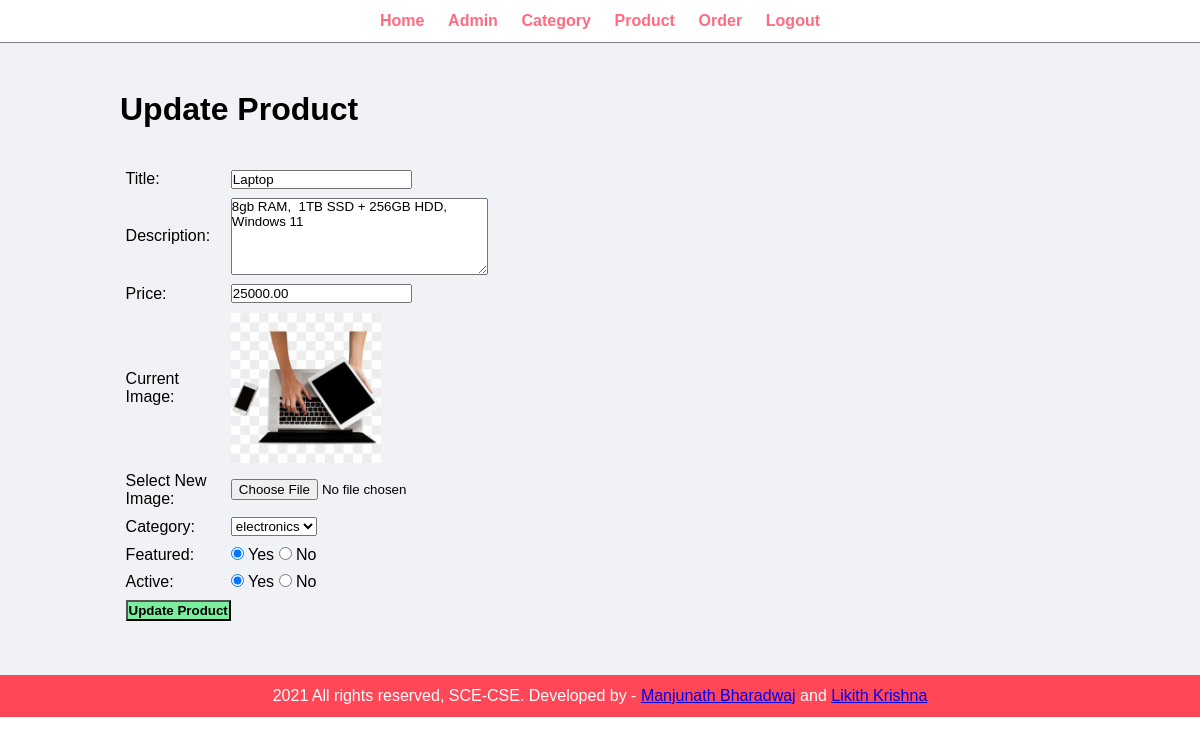
The app's page /admin/update-product.php?id=1 (signed in) with its own data.
### tables this page shows
CREATE TABLE `tbl_product` (
  `id` int(10) UNSIGNED NOT NULL,
  `title` varchar(100) NOT NULL,
  `description` text NOT NULL,
  `price` decimal(10,2) NOT NULL,
  `image_name` varchar(255) NOT NULL,
  `category_id` int(10) UNSIGNED NOT NULL,
  `featured` varchar(10) NOT NULL,
  `active` varchar(10) NOT NULL
);

CREATE TABLE `tbl_category` (
  `id` int(10) UNSIGNED NOT NULL,
  `title` varchar(100) NOT NULL,
  `image_name` varchar(255) NOT NULL,
  `featured` varchar(10) NOT NULL,
  `active` varchar(10) NOT NULL
);

### admin/update-product.php (the view, shortened to what this page needs)
<?php include('partials/menu.php'); ?>
<?php
    if(isset($_GET['id']))
    {
        $id = $_GET['id'];
        $sql2 = "SELECT * FROM tbl_product WHERE id=$id";
        $res2 = mysqli_query($conn, $sql2);
        $row2 = mysqli_fetch_assoc($res2);
        $title = $row2['title'];
        $description = $row2['description'];
        $price = $row2['price'];
        $current_image = $row2['image_name'];
        $current_category = $row2['category_id'];
        $featured = $row2['featured'];
        $active = $row2['active'];
    }
    else
    {
        header('location:'.SITEURL.'admin/manage-product.php');
    }
?>
<div class="main-content">
    <div class="wrapper">
        <h1>Update Product</h1>
        <br><br>
        <form action="" method="POST" enctype="multipart/form-data">
        <table class="tbl-30">
            <tr>
                <td>Title: </td>
                <td>
                    <input type="text" name="title" value="<?php echo $title; ?>">
                </td>
            </tr>
            <tr>
                <td>Description: </td>
                <td>
                    <textarea name="description" cols="30" rows="5"><?php echo $description; ?></textarea>
                </td>
            </tr>
            <tr>
                <td>Price: </td>
                <td>
                    <input type="number" name="price" value="<?php echo $price; ?>">
                </td>
            </tr>
            <tr>
                <td>Current Image: </td>
                <td>
                    <?php
                        if($current_image == "")
                        {
                            echo "<div class='error'>Image not Available.</div>";
                        }
                        else
                        {
                            ?>
                            <img src="<?php echo SITEURL; ?>images/product/<?php echo $current_image; ?>" width="150px">
                            <?php
                        }
                    ?>
                </td>
            </tr>
            <tr>
                <td>Select New Image: </td>
                <td>
                    <input type="file" name="image">
                </td>
            </tr>
            <tr>
                <td>Category: </td>
                <td>
                    <select name="category">
                        <?php
                            $sql = "SELECT * FROM tbl_category WHERE active='Yes'";
                            $res = mysqli_query($conn, $sql);
                            $count = mysqli_num_rows($res);
                            if($count>0)
                            {
                                while($row=mysqli_fetch_assoc($res))
                                {
                                    $category_title = $row['title'];
                                    $category_id = $row['id'];
                                    ?>
                                    <option <?php if($current_category==$category_id){echo "selected";} ?> value="<?php echo $category_id; ?>"><?php echo $category_title; ?></option>
                                    <?php
                                }
                            }
                            else
                            {
                                echo "<option value='0'>Category Not Available.</option>";
                            }
                        ?>
                    </select>
                </td>
            </tr>
            <tr>
                <td>Featured: </td>
                <td>
                    <input <?php if($featured=="Yes") {echo "checked";} ?> type="radio" name="featured" value="Yes"> Yes
                    <input <?php if($featured=="No") {echo "checked";} ?> type="radio" name="featured" value="No"> No
                </td>
            </tr>
            <tr>
                <td>Active: </td>
                <td>
                    <input <?php if($active=="Yes") {echo "checked";} ?> type="radio" name="active" value="Yes"> Yes
                    <input <?php if($active=="No") {echo "checked";} ?> type="radio" name="active" value="No"> No
                </td>
            </tr>
            <tr>
                <td>
                    <input type="submit" name="submit" value="Update Product" class="btn-secondary">
                </td>
            </tr>
        </table>
        </form>
    </div>
</div>
<?php include('partials/footer.php'); ?>

### css/admin.css (style rules this page uses)
* { margin: 0; padding: 0; font-family: Arial, Helvetica, sans-serif; }
.wrapper { padding: 1%; width: 80%; margin: 0 auto; }
.tbl-30 { width: 30%; }
table tr td { padding: 1%; }
.btn-secondary { background-color: #7bed9f; padding: 1%; color: black; text-decoration: none; font-weight: bold; }
.main-content { background-color: #f1f2f6; padding: 3% 0; }

### records on screen
tbl_product: title "Laptop", description "8gb RAM, 1TB SSD + 256GB HDD, Windows 11", price "25000.00", image_name (picture), category "electronics", featured "☑", active "☑"
